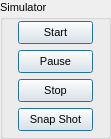
   <widget class="QGroupBox" name="groupBox_2">
    <property name="geometry">
     <rect>
      <x>10</x>
      <y>110</y>
      <width>111</width>
      <height>139</height>
     </rect>
    </property>
    <property name="font">
     <font>
      <pointsize>8</pointsize>
     </font>
    </property>
    <property name="title">
     <string>Simulator</string>
    </property>
    <widget class="QPushButton" name="startButton">
     <property name="geometry">
      <rect>
       <x>18</x>
       <y>21</y>
       <width>75</width>
       <height>23</height>
      </rect>
     </property>
     <property name="sizePolicy">
      <sizepolicy hsizetype="Maximum" vsizetype="Fixed">
       <horstretch>0</horstretch>
       <verstretch>0</verstretch>
      </sizepolicy>
     </property>
     <property name="mouseTracking">
      <bool>true</bool>
     </property>
     <property name="toolTip">
      <string/>
     </property>
     <property name="toolTipDuration">
      <number>-1</number>
     </property>
     <property name="styleSheet">
      <string notr="true">font: 8pt &quot;Arial&quot;;</string>
     </property>
     <property name="text">
      <string>Start</string>
     </property>
     <property name="checkable">
      <bool>false</bool>
     </property>
     <property name="autoDefault">
      <bool>false</bool>
     </property>
     <property name="default">
      <bool>true</bool>
     </property>
    </widget>
    <widget class="QPushButton" name="pauseButton">
     <property name="geometry">
      <rect>
       <x>18</x>
       <y>50</y>
       <width>75</width>
       <height>23</height>
      </rect>
     </property>
     <property name="sizePolicy">
      <sizepolicy hsizetype="Maximum" vsizetype="Fixed">
       <horstretch>0</horstretch>
       <verstretch>0</verstretch>
      </sizepolicy>
     </property>
     <property name="styleSheet">
      <string notr="true">font: 8pt &quot;Arial&quot;;</string>
     </property>
     <property name="text">
      <string>Pause</string>
     </property>
     <property name="checkable">
      <bool>false</bool>
     </property>
     <property name="autoDefault">
      <bool>false</bool>
     </property>
     <property name="default">
      <bool>true</bool>
     </property>
    </widget>
    <widget class="QPushButton" name="stopButton">
     <property name="geometry">
      <rect>
       <x>18</x>
       <y>79</y>
       <width>75</width>
       <height>23</height>
      </rect>
     </property>
     <property name="sizePolicy">
      <sizepolicy hsizetype="Maximum" vsizetype="Fixed">
       <horstretch>0</horstretch>
       <verstretch>0</verstretch>
      </sizepolicy>
     </property>
     <property name="styleSheet">
      <string notr="true">font: 8pt &quot;Arial&quot;;</string>
     </property>
     <property name="text">
      <string>Stop</string>
     </property>
     <property name="checkable">
      <bool>false</bool>
     </property>
     <property name="autoDefault">
      <bool>false</bool>
     </property>
     <property name="default">
      <bool>true</bool>
     </property>
    </widget>
    <widget class="QPushButton" name="snapshotButton">
     <property name="geometry">
      <rect>
       <x>18</x>
       <y>108</y>
       <width>75</width>
       <height>23</height>
      </rect>
     </property>
     <property name="sizePolicy">
      <sizepolicy hsizetype="Maximum" vsizetype="Fixed">
       <horstretch>0</horstretch>
       <verstretch>0</verstretch>
      </sizepolicy>
     </property>
     <property name="styleSheet">
      <string notr="true">font: 8pt &quot;Arial&quot;;</string>
     </property>
     <property name="text">
      <string>Snap Shot</string>
     </property>
     <property name="checkable">
      <bool>false</bool>
     </property>
     <property name="autoDefault">
      <bool>false</bool>
     </property>
     <property name="default">
      <bool>true</bool>
     </property>
    </widget>
   </widget>
